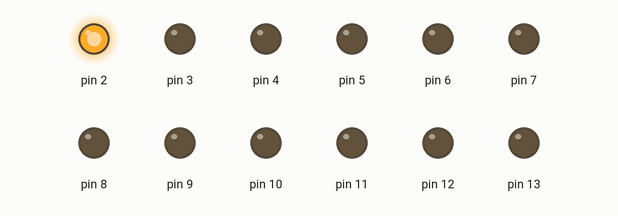
This sketch was run on a simulated Arduino Uno, built with avr-gcc and run on an emulated ATmega328P. On the bench: output pins drawn as LEDs (lit = HIGH).

Above: at 0.02 s.
At 0.37 s:
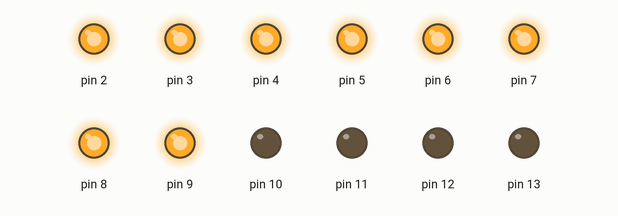
At 0.72 s:
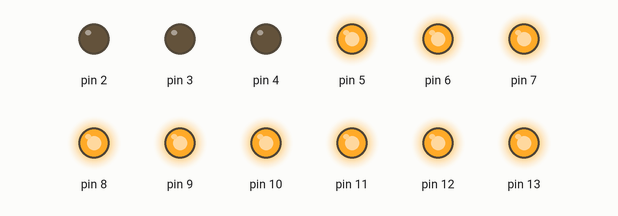
At 1.47 s:
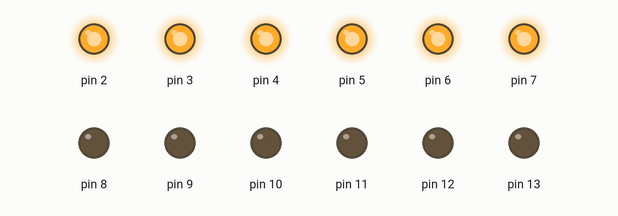
At 2.17 s:
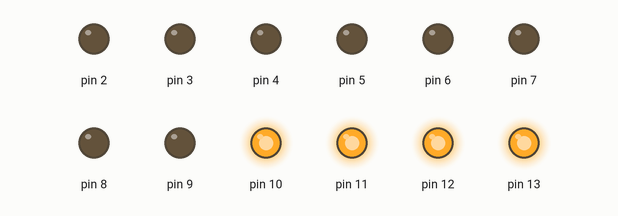
At 2.92 s:
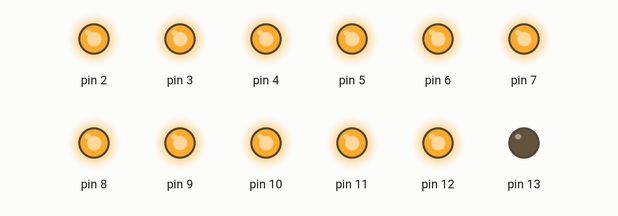
Timing chart, 0 to 3.2 s (numbered marks = the images above):
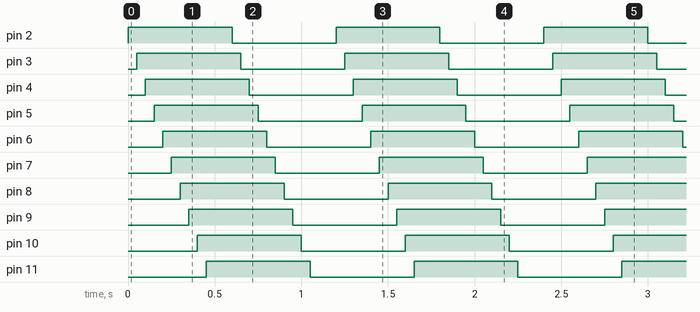

Measured:
- by itself, pin 2–13: alternates HIGH for 0.60 s and LOW for 0.60 s
- by itself, everything shown: repeats every 1.2 s, in 24 steps

The sketch:

All_LED_Efficient.ino
```cpp
void setup() {
  // put your setup code here, to run once:
for(int i=2;i<14;i++)
{
  pinMode(i,OUTPUT);
}
}

void loop() {
  // put your main code here, to run repeatedly:
for(int i=2;i<14;i++)
{
  digitalWrite(i,HIGH);
  delay(50);
}

for(int i=2;i<14;i++)
{
  digitalWrite(i,LOW);
  delay(50);
}
}
```
